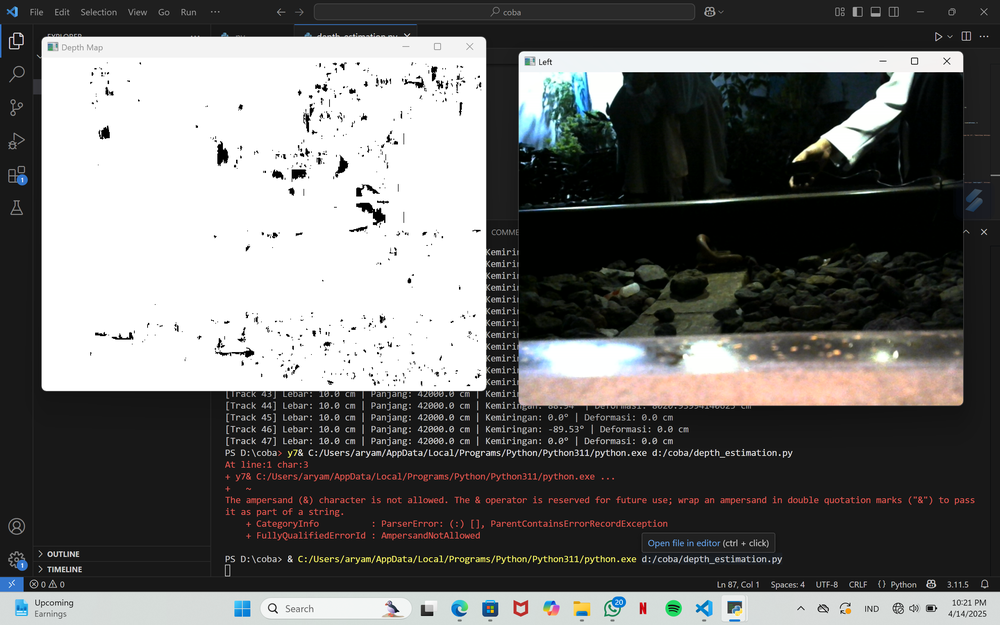
#> input picture hasil modifikasi.png, 1000 x 625 px, shrunk from 2880 x 1800 before the run, given in place of the camera
$ python canny_stereo.py
#> lines starting #> are read from the running program, lines starting #| are printed output that depends on the picture
#> further down, frameL is the input picture: shape (625, 1000, 3); mean B, G, R 105.2, 106.5, 106.6
import cv2
import numpy as np

def canny_edge_detection(image):
    """Fungsi untuk mendeteksi tepi menggunakan Canny"""
    gray = cv2.cvtColor(image, cv2.COLOR_BGR2GRAY)
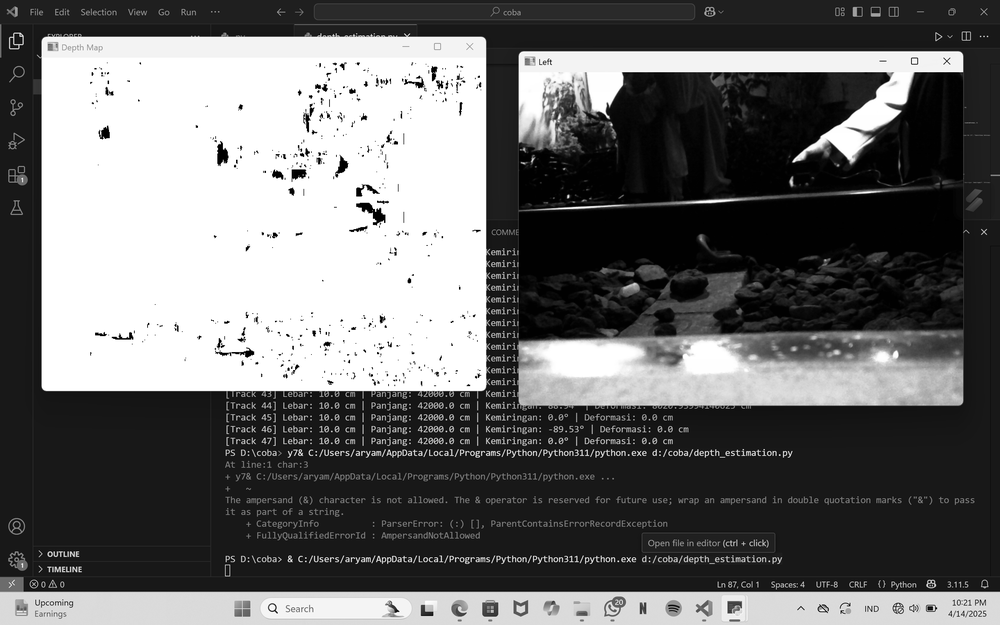
#> gray: shape (625, 1000); min 0, max 255, mean 106.4
    blur = cv2.GaussianBlur(gray, (5, 5), 0)
    edges = cv2.Canny(blur, 50, 150)
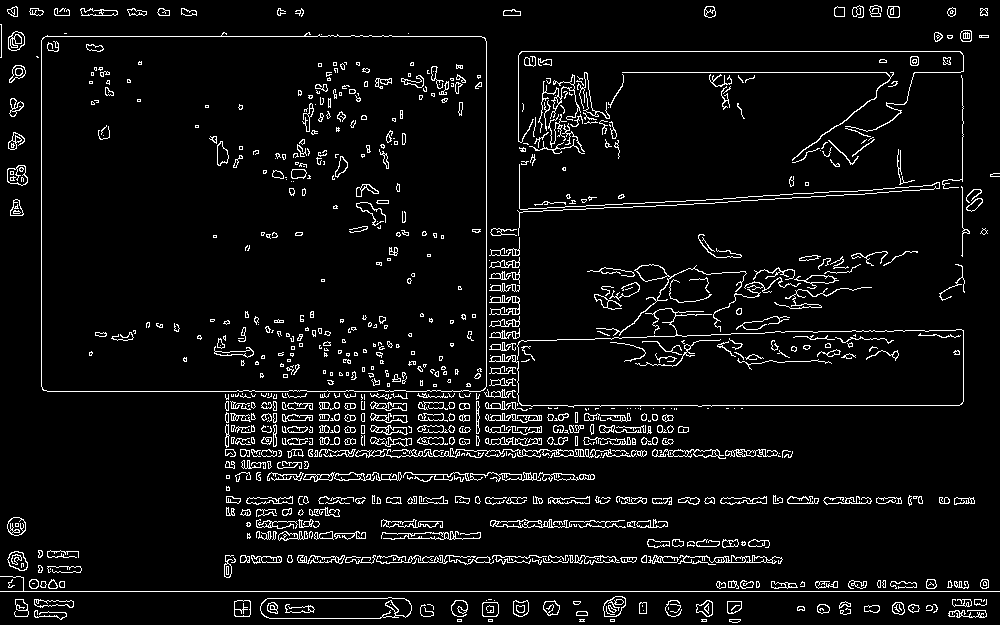
#> edges: shape (625, 1000); 5.9% white in thin lines or dots
    return edges

# Capture stereo images
cam_left = cv2.VideoCapture(0)
cam_right = cv2.VideoCapture(1)

while True:
    retL, frameL = cam_left.read()
    retR, frameR = cam_right.read()

    if not retL or not retR:
        break

    # Proses Canny Edge Detection
    edgesL = canny_edge_detection(frameL)
    edgesR = canny_edge_detection(frameR)

    # Tampilkan hasil
    cv2.imshow("Canny Left", edgesL)
    cv2.imshow("Canny Right", edgesR)

    if cv2.waitKey(1) & 0xFF == ord('q'):
#> (key q is pressed here)
        break

cam_left.release()
cam_right.release()
cv2.destroyAllWindows()
